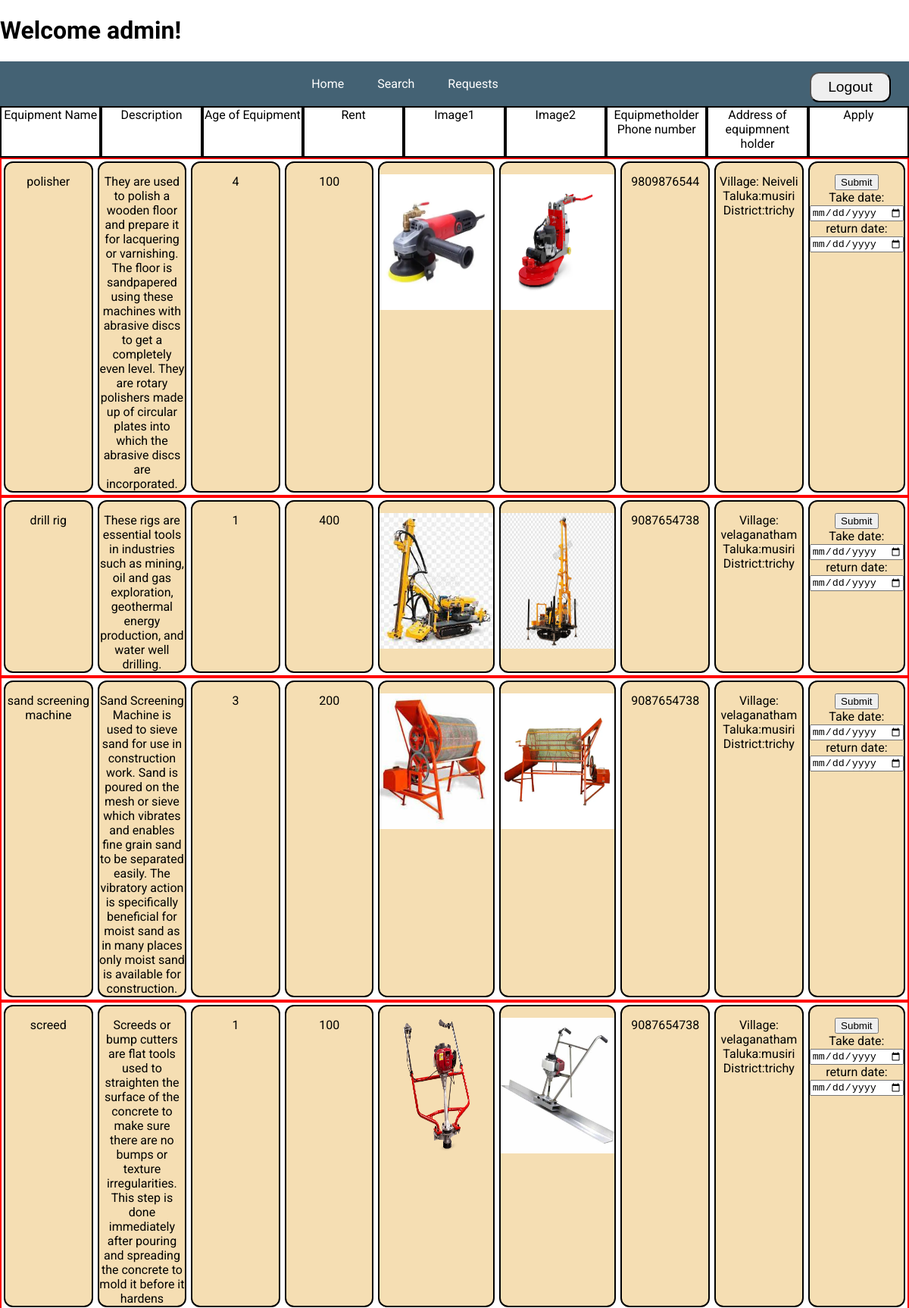
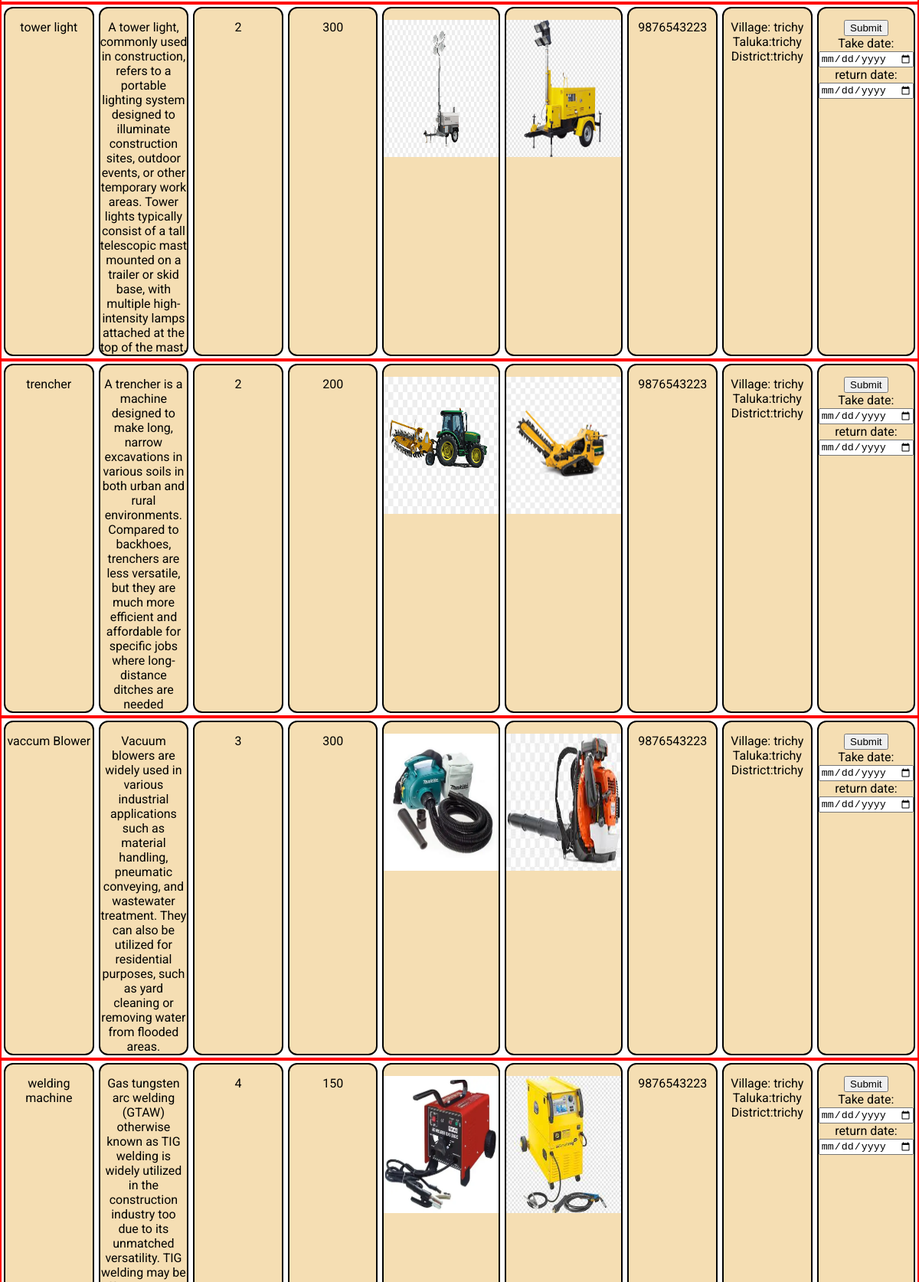
Page /customerpage/ (signed in, upper part) on the committed database (2 pictures, top to bottom).
### constructapp/models.py (models this page shows, shortened)
class Equipment(models.Model):
    s_no=models.AutoField
    equipmentholder_id=models.IntegerField(null=True)
    equipment_id=models.IntegerField(null=True)
    username=models.CharField(max_length=75,default="")
    password=models.CharField(max_length=75,default="")
    phone_no=models.IntegerField(null=True)
    village=models.CharField(max_length=75,default="")
    taluka=models.CharField(max_length=75,default="")
    district=models.CharField(max_length=75,default="")
    description=models.TextField(default="")
    old=models.IntegerField(null=True)
    equipmentname=models.CharField(max_length=75,default="")
    rent=models.IntegerField()
    image1= models.ImageField(upload_to="constructapp/images",default="")
    image2= models.ImageField(upload_to="constructapp/images",default="")

### constructapp/views.py (the view)
# urls.py: path('customerpage/',views.customerpage,name='customerpage'),
def customerpage(request):
    if request.user.is_authenticated:
        allequipments=Equipment.objects.all()
        name = request.user.username
        return render(request,'customer.html',{'name':name,'allequipments':allequipments})
    return redirect('indexpage')

### templates/customer.html (shortened to what this page needs)
<!DOCTYPE html>
<html lang="en">
<head>
    {% load static %}
    <link rel="stylesheet" href="{% static '/constructapp/customer.css' %}">
</head>
<body>
    {% load static %}
    <div class="continer">
        <html lang="en">
        <head>
        </head>
        <body>
            <h1>Welcome {{name}}!</h1>
            <nav>
                <ul>
                    <a href="/customerpage">
                        <li>Home</li>
                    </a>
                    <a href="/searchpage">
                        <li>Search</li>
                    </a>
                    <a href="/requests">
                        <li>Requests</li>
                    </a>
                    <button class="but"><a href="/handlelogout">Logout</a></button>
                </ul>
            </nav>
            <div class="container">
                <div class="mainbox">
                    <div class="innerbox">Equipment Name </div>
                    <div class="innerbox">Description</div>
                    <div class="innerbox">Age of Equipment</div>
                    <div class="innerbox">Rent</div>
                    <div class="innerbox">Image1</div>
                    <div class="innerbox">Image2</div>
                    <div class="innerbox">Equipmetholder Phone number</div>
                    <div class="innerbox">Address of equipmnent holder</div>
                    <div class="innerbox">Apply</div>
                </div>
                {% for i in allequipments %}
                <form action="/apply/{{i.equipment_id}}" method="post">
                    <div class="mainbox1">
                        <div class="innerbox1" value="{{i.equipmentname}}" name="equipmentname">{{i.equipmentname}}
                        </div>
                        <div class="innerbox1" value="{{i.description}}">{{i.description}} <br>
                        </div>
                        <div class="innerbox1" value="{{i.old}}">{{i.old}}</div>
                        <div class="innerbox1" value="{{i.rent}}">{{i.rent}}</div>
                        <div class="innerbox1" value="i.image1"><img src="/media/{{i.image1}}" alt="" width="150"
                                height="179"></div>
                        <div class="innerbox1" value="i.image2"><img src="/media/{{i.image2}}" alt="" width="150"
                                height="179"></div>
                        <div class="innerbox1">{{i.phone_no}}</div>
                        <div class="innerbox1">Village: {{i.village}}
                            <br>
                            Taluka:{{i.taluka}}
                            <br>
                            District:{{i.district}}
                        </div>
                        <div class="innerbox1">
                             <input type="submit">
                         <br>
                         Take date: <input type="date" name="take"> <br>
                         return date: <input type="date" name="give">
                     </div>
                    </div>
            </div>
            </form>
            {% endfor %}
</body>
</html>
</body>
</html>

### static/constructapp/customer.css (style rules this page uses)
body { margin: 0; padding: 0; font-family: "Roboto", sans-serif; }
h1 { font-family: "Patua One", cursive; }
a { text-decoration: none; color: inherit; }
nav ul { background-color: #446274; overflow: hidden; color: white; padding: 0; margin: 0; text-align: center; -webkit-transition: max-height 0.4s; -ms-transition: max-height 0.4s; -moz-transition: max-height 0.4s; -o-transition: max-height 0.4s; transition: max-height 0.4s; }
nav ul li { display: inline-block; padding: 20px; }
.but { float: right; text-align: center; margin-top: 14px; margin-right: 24px; font-size: 1.2em; border-radius: 12px; height: 40px; width: 107px; }
.mainbox { display: flex; text-align: center; }
.innerbox { border: 2px solid black; display: inline-block; width: 12em; height: 4em; }
.mainbox1 { border: 2px solid red; display: flex; text-align: center; }
.innerbox1 { border: 2px solid black; display: inline-block; width: 12em; padding-top: 15px; height: auto; border-radius: 12px; margin: 3px; background: wheat; }

### rows in the picture
Equipment: equipmentname "polisher", description "They are used to polish a wooden floor and prepare it for lacquering or varnishing. The floor is sandpapered using these machines with abrasive discs to get a completely even level. They are rotary polishers made up of circular plates into which the abrasive discs are incorporated.", old "4", rent "100", image1 (picture), image2 (picture), phone_no "9809876544", village "Neiveli", taluka "musiri", district "trichy"
Equipment: equipmentname "drill rig", description "These rigs are essential tools in industries such as mining, oil and gas exploration, geothermal energy production, and water well drilling.", old "1", rent "400", image1 (picture), image2 (picture), phone_no "9087654738", village "velaganatham", taluka "musiri", district "trichy"
Equipment: equipmentname "sand screening machine", description "Sand Screening Machine is used to sieve sand for use in construction work. Sand is poured on the mesh or sieve which vibrates and enables fine grain sand to be separated easily. The vibratory action is specifically beneficial for moist sand as in many places only moist sand is available for construction.", old "3", rent "200", image1 (picture), image2 (picture), phone_no "9087654738", village "velaganatham", taluka "musiri", district "trichy"
Equipment: equipmentname "screed", description "Screeds or bump cutters are flat tools used to straighten the surface of the concrete to make sure there are no bumps or texture irregularities. This step is done immediately after pouring and spreading the concrete to mold it before it hardens", old "1", rent "100", image1 (picture), image2 (picture), phone_no "9087654738", village "velaganatham", taluka "musiri", district "trichy"
Equipment: equipmentname "tower light", description "A tower light, commonly used in construction, refers to a portable lighting system designed to illuminate construction sites, outdoor events, or other temporary work areas. Tower lights typically consist of a tall telescopic mast mounted on a trailer or skid base, with multiple high-intensity lamps attached at the top of the mast.", old "2", rent "300", image1 (picture), image2 (picture), phone_no "9876543223", village "trichy", taluka "trichy", district "trichy"
Equipment: equipmentname "trencher", description "A trencher is a machine designed to make long, narrow excavations in various soils in both urban and rural environments. Compared to backhoes, trenchers are less versatile, but they are much more efficient and affordable for specific jobs where long-distance ditches are needed", old "2", rent "200", image1 (picture), image2 (picture), phone_no "9876543223", village "trichy", taluka "trichy", district "trichy"
Equipment: equipmentname "vaccum Blower", description "Vacuum blowers are widely used in various industrial applications such as material handling, pneumatic conveying, and wastewater treatment. They can also be utilized for residential purposes, such as yard cleaning or removing water from flooded areas.", old "3", rent "300", image1 (picture), image2 (picture), phone_no "9876543223", village "trichy", taluka "trichy", district "trichy"
Equipment: equipmentname "welding machine", old "4", rent "150", image1 (picture), image2 (picture), phone_no "9876543223", village "trichy", taluka "trichy", district "trichy"

### other values in the picture
{{ name }} "admin"
